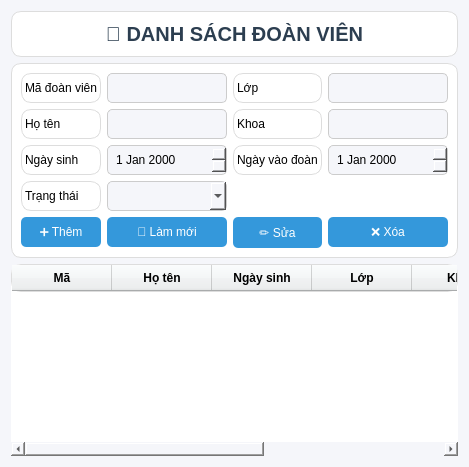
<?xml version="1.0" encoding="UTF-8"?>
<ui version="4.0">
 <class>DoanVien</class>
 <widget class="QWidget" name="DoanVien">

  <property name="windowTitle">
   <string>Quản lý Đoàn viên</string>
  </property>

  <!-- STYLE -->
  <property name="styleSheet">
   <string notr="true">

QWidget {
    background-color: #f5f6fa;
}

/* TITLE */
QLabel#lblTitle {
    font-size: 20px;
    font-weight: bold;
    color: #2c3e50;
    padding: 10px;
}

/* FORM */
QFrame {
    background-color: white;
    border-radius: 10px;
    border: 1px solid #ddd;
}

/* INPUT */
QLineEdit, QDateEdit, QComboBox {
    padding: 6px;
    border: 1px solid #ccc;
    border-radius: 5px;
}

/* BUTTON */
QPushButton {
    background-color: #3498db;
    color: white;
    padding: 8px;
    border-radius: 5px;
}

QPushButton:hover {
    background-color: #2980b9;
}

/* TABLE */
QTableWidget {
    background-color: white;
    border: none;
}

QHeaderView::section {
    background-color: #ecf0f1;
    padding: 5px;
    font-weight: bold;
}

   </string>
  </property>

  <!-- LAYOUT CHÍNH -->
  <layout class="QVBoxLayout">

   <!-- TITLE -->
   <item>
    <widget class="QLabel" name="lblTitle">
     <property name="text">
      <string>👥 DANH SÁCH ĐOÀN VIÊN</string>
     </property>
     <property name="alignment">
      <set>Qt::AlignCenter</set>
     </property>
    </widget>
   </item>

   <!-- FORM -->
   <item>
    <widget class="QFrame">
     <layout class="QGridLayout">

      <!-- MÃ -->
      <item row="0" column="0">
       <widget class="QLabel">
        <property name="text">
         <string>Mã đoàn viên</string>
        </property>
       </widget>
      </item>
      <item row="0" column="1">
       <widget class="QLineEdit" name="txtMa"/>
      </item>

      <!-- TÊN -->
      <item row="1" column="0">
       <widget class="QLabel">
        <property name="text">
         <string>Họ tên</string>
        </property>
       </widget>
      </item>
      <item row="1" column="1">
       <widget class="QLineEdit" name="txtTen"/>
      </item>

      <!-- NGÀY SINH -->
      <item row="2" column="0">
       <widget class="QLabel">
        <property name="text">
         <string>Ngày sinh</string>
        </property>
       </widget>
      </item>
      <item row="2" column="1">
       <widget class="QDateEdit" name="dateNgaySinh"/>
      </item>

      <!-- LỚP -->
      <item row="0" column="2">
       <widget class="QLabel">
        <property name="text">
         <string>Lớp</string>
        </property>
       </widget>
      </item>
      <item row="0" column="3">
       <widget class="QLineEdit" name="txtLop"/>
      </item>

      <!-- KHOA -->
      <item row="1" column="2">
       <widget class="QLabel">
        <property name="text">
         <string>Khoa</string>
        </property>
       </widget>
      </item>
      <item row="1" column="3">
       <widget class="QLineEdit" name="txtKhoa"/>
      </item>

      <!-- NGÀY VÀO -->
      <item row="2" column="2">
       <widget class="QLabel">
        <property name="text">
         <string>Ngày vào đoàn</string>
        </property>
       </widget>
      </item>
      <item row="2" column="3">
       <widget class="QDateEdit" name="dateVaoDoan"/>
      </item>

      <!-- TRẠNG THÁI -->
      <item row="3" column="0">
       <widget class="QLabel">
        <property name="text">
         <string>Trạng thái</string>
        </property>
       </widget>
      </item>
      <item row="3" column="1">
       <widget class="QComboBox" name="cbTrangThai"/>
      </item>

      <!-- BUTTON -->
      <item row="4" column="0">
       <widget class="QPushButton" name="btnThem">
        <property name="text">
         <string>➕ Thêm</string>
        </property>
       </widget>
      </item>

      <item row="4" column="1">
       <widget class="QPushButton" name="btnLamMoi">
        <property name="text">
         <string>🔄 Làm mới</string>
        </property>
       </widget>
      </item>

      <item row="4" column="2">
       <widget class="QPushButton" name="btnSua">
        <property name="text">
         <string>✏️ Sửa</string>
        </property>
       </widget>
      </item>

      <item row="4" column="3">
       <widget class="QPushButton" name="btnXoa">
        <property name="text">
         <string>❌ Xóa</string>
        </property>
       </widget>
      </item>

     </layout>
    </widget>
   </item>

   <!-- TABLE -->
   <item>
    <widget class="QTableWidget" name="tableDoanVien">
     <property name="columnCount">
      <number>7</number>
     </property>
     <column><property name="text"><string>Mã</string></property></column>
     <column><property name="text"><string>Họ tên</string></property></column>
     <column><property name="text"><string>Ngày sinh</string></property></column>
     <column><property name="text"><string>Lớp</string></property></column>
     <column><property name="text"><string>Khoa</string></property></column>
     <column><property name="text"><string>Ngày vào</string></property></column>
     <column><property name="text"><string>Trạng thái</string></property></column>
    </widget>
   </item>

  </layout>
 </widget>
 <resources/>
 <connections/>
</ui>
